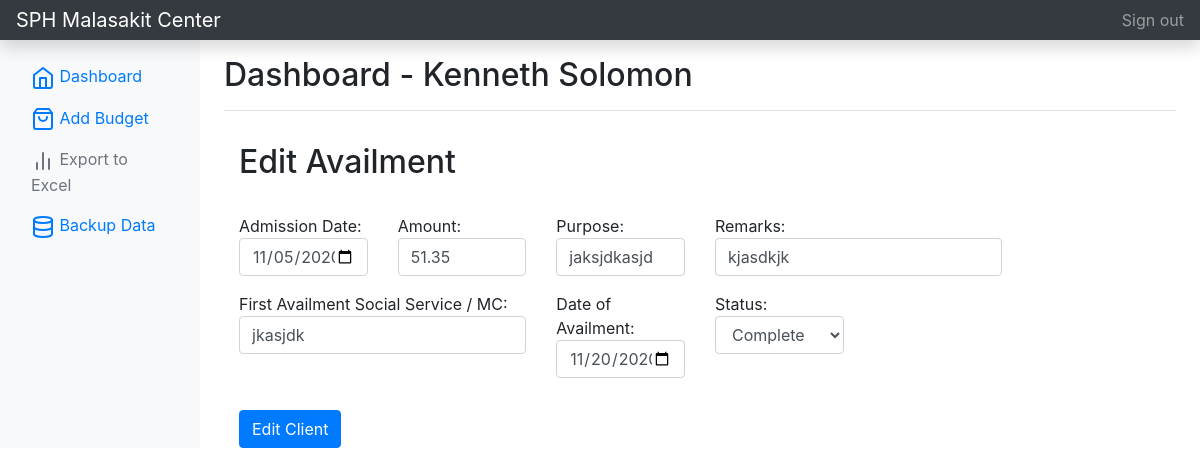
The app's page /editAvailment.php?id=1&avail_id=4 (signed in), older data.
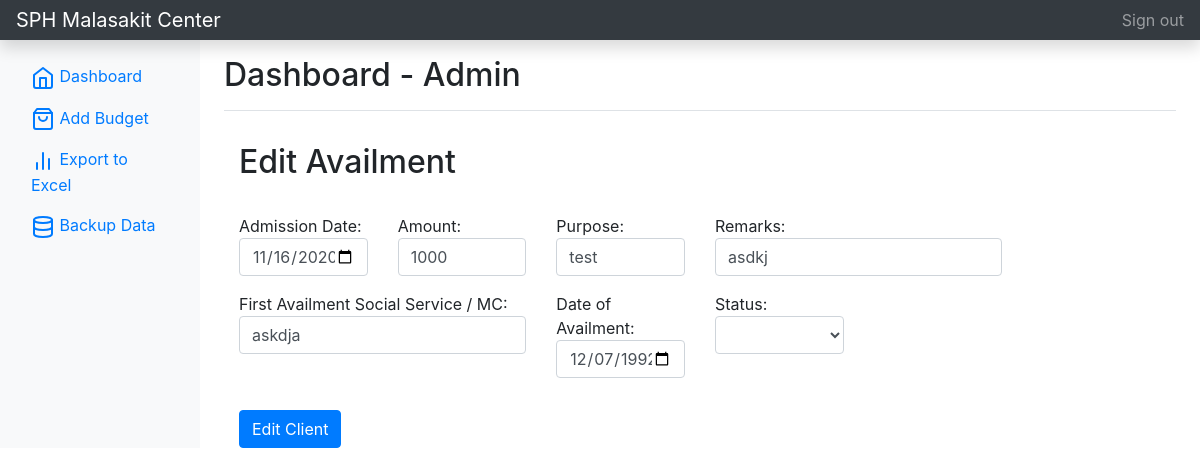
The same page, newer data.
### tables this page shows
CREATE TABLE IF NOT EXISTS `listofavailment` (
  `id` int(10) unsigned NOT NULL AUTO_INCREMENT,
  `client_id` int(10) unsigned DEFAULT NULL,
  `user` varchar(50) DEFAULT NULL,
  `admissiondate` varchar(50) DEFAULT NULL,
  `amount` varchar(50) DEFAULT NULL,
  `purpose` varchar(255) DEFAULT NULL,
  `remarks` varchar(255) DEFAULT NULL,
  `firstavailment` varchar(50) DEFAULT NULL,
  `dateofavailment` varchar(50) DEFAULT NULL,
  `status` varchar(50) DEFAULT NULL,
  PRIMARY KEY (`id`)
);

### editAvailment.php (the view, shortened to what the changed rows need)
<?php
include_once('connection.php');
if (isset($_SESSION['loggedin'])) {
?>
<!doctype html>
<html lang="en">
  <head>
<link href="./assets/css/bootstrap.min.css" rel="stylesheet">
    <link href="./assets/css/bootstrap.min2.css" rel="stylesheet">
  </head>
  <body>
    <nav class="navbar navbar-dark sticky-top bg-dark flex-md-nowrap p-0 shadow">
  <a class="navbar-brand col-md-3 col-lg-2 mr-0 px-3" href="home.php?id=<?php echo $_GET['id'] ?>">SPH Malasakit Center</a>
  <ul class="navbar-nav px-3">
    <li class="nav-item text-nowrap">
      <a class="nav-link" href="logout.php">Sign out</a>
    </li>
  </ul>
</nav>
<div class="container-fluid">
  <div class="row">
  <?php include 'sidebar.php';?>
    <main role="main" class="col-md-9 ml-sm-auto col-lg-10 px-md-4">
      <div class="d-flex justify-content-between flex-wrap flex-md-nowrap align-items-center pt-3 pb-2 mb-3 border-bottom">
        <h1 class="h2">Dashboard - <?php echo $_SESSION['user_fullname'] ?></h1>
      </div>
    <?php
    $avail_id=$_GET['avail_id'];
       $sql = "SELECT * FROM listofavailment WHERE id = $avail_id";
           $result = mysqli_query($conn, $sql);
           if (mysqli_num_rows($result) > 0) {
               while ($row = mysqli_fetch_assoc($result)) {
                   $admissiondate = $row['admissiondate'];
                   $amount = $row['amount'];
                   $purpose = $row['purpose'];
                   $remarks = $row['remarks'];
                   $firstavailment = $row['firstavailment'];
                   $dateofavailment = $row['dateofavailment'];
                   $status = $row['status'];
               }
           }
    ?>
            <div class="container">
                <div class="d-flex justify-content-between flex-wrap flex-md-nowrap align-items-center pt-3 pb-2 mb-3 ">
                    <h1 class="h2">Edit Availment</h1>
                </div>
                    <form action="action.php?id=<?php echo $_GET['id'] ?>&avail_id=<?php echo $_GET['avail_id'] ?>" method="POST">
                        <div class="row">
                            <div class="col-2">
                                <div class="form-group">
                                Admission Date:
                                    <input name="admissiondate" type="date" class="form-control" placeholder="Enter Admission Date" required value="<?php echo $admissiondate ?>">
                                </div>
                            </div>
                            <div class="col-2">
                                <div class="form-group">
                                Amount:
                                    <input name="amount" type="number" min="0" step=".01" class="form-control" placeholder="Enter Amount" required value="<?php echo $amount ?>">
                                </div>
                            </div>
                            <div class="col-2">
                                <div class="form-group">
                                Purpose:
                                    <input name="purpose" type="text" class="form-control" placeholder="Enter Purpose" value="<?php echo $purpose ?>">
                                </div>
                            </div>
                            <div class="col-4">
                                <div class="form-group">
                                Remarks:
                                    <input name="remarks" type="text" class="form-control" placeholder="Enter Remarks" value="<?php echo $remarks ?>">
                                </div>
                            </div>
                        </div>
                        <div class="row">
                            <div class="col-4">
                                <div class="form-group">
                                First Availment Social Service / MC:
                                    <input name="firstavailment" type="text" class="form-control" placeholder="Enter First Availment Social Service / MC" value="<?php echo $firstavailment ?>">
                                </div>
                            </div>
                            <div class="col-2">
                                <div class="form-group">
                                Date of Availment:
                                    <input name="dateofavailment" type="date" class="form-control" placeholder="Enter Date of Availment" value="<?php echo $dateofavailment ?>">
                                </div>
                            </div>
                            <div class="col-2">
                                <div class="form-group">
                                Status:
                                    <select class="form-control" name="status" value="<?php echo $status ?>">
                                        <option value="<?php echo $status ?>"><?php echo $status ?></option>
                                        <option value=""></option>
                                    </select>
                                </div>
                            </div>
                        </div>
                        <button name="btnEditAvailment" type="submit" class="btn btn-primary">Edit Client</button>
                    </form>
            </div>
    </main>
  </div>
</div>
    </body>
</html>
<?php
} else {
    $url = "./index.php";
    $url = str_replace(PHP_EOL, '', $url);
    header("Location: $url");
}
?>

### sidebar.php
<?php $id = $_GET['id'];  ?>
<nav id="sidebarMenu" class="col-md-3 col-lg-2 d-md-block bg-light sidebar collapse">
      <div class="sidebar-sticky pt-3">
        <ul class="nav flex-column">
          <li class="nav-item">
            <a class="nav-link" href="home.php?id=<?php echo $_GET['id'] ?>">
              <span data-feather="home"></span>
              Dashboard <span class="sr-only">(current)</span>
            </a>
          </li>
          <li class="nav-item">
            <a class="nav-link" href="addBudget.php?id=<?php echo $_GET['id'] ?>">
              <span data-feather="shopping-bag"></span>
              Add Budget
            </a>
          </li>
          <li class="nav-item">
                <?php
                    $sql = "SELECT * FROM tbl_client WHERE patient_status ='Discharged'";
                    $result = mysqli_query($conn, $sql);
                    $total_discharged = mysqli_num_rows($result) ;
                ?>
            <?php
              if($total_discharged >= 1){
                echo '
                <a class="nav-link" href="./exportexcel.php?id='.$id.'">
                  <span data-feather="bar-chart-2"></span>
                  Export to Excel
                </a>
                ';
              } else {
                echo '
                <a class="nav-link disabled" href="./exportexcel.php?id='.$id.'">
                  <span data-feather="bar-chart-2"></span>
                  Export to Excel
                </a>
                ';
              }
            ?>
          </li>
          <li class="nav-item">
            <a class="nav-link" href="./exportsql.php?id=<?php echo $id ?>">
              <span data-feather="database"></span>
              Backup Data
            </a>
          </li>
        </ul>
      </div>
    </nav>

Row changes from the older to the newer data that the page shows:
changed listofavailment: admissiondate "11/05/2020" → "11/16/2020"; amount "51.35" → "1000"; purpose "jaksjdkasjd" → "test"; remarks "kjasdkjk" → "asdkj"; firstavailment "jkasjdk" → "askdja"; dateofavailment "11/20/2020" → "12/07/19923"; status "Complete" → (not shown)
Text that changed along with them:
$_SESSION['user_fullname']: "Kenneth Solomon" → "Admin"
